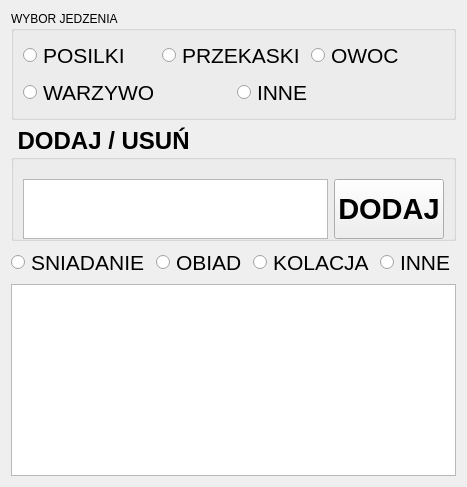
      <widget class="QWidget" name="page_9">
       <layout class="QGridLayout" name="gridLayout_25">
        <item row="1" column="0">
         <widget class="QGroupBox" name="groupBox_17">
          <property name="sizePolicy">
           <sizepolicy hsizetype="Preferred" vsizetype="Minimum">
            <horstretch>0</horstretch>
            <verstretch>0</verstretch>
           </sizepolicy>
          </property>
          <property name="minimumSize">
           <size>
            <width>0</width>
            <height>80</height>
           </size>
          </property>
          <property name="font">
           <font>
            <pointsize>18</pointsize>
            <weight>75</weight>
            <bold>true</bold>
           </font>
          </property>
          <property name="title">
           <string> DODAJ / USUŃ</string>
          </property>
          <layout class="QGridLayout" name="gridLayout_24">
           <item row="0" column="0">
            <layout class="QHBoxLayout" name="horizontalLayout_28">
             <item>
              <widget class="QTextEdit" name="textEdit_4">
               <property name="sizePolicy">
                <sizepolicy hsizetype="Expanding" vsizetype="Maximum">
                 <horstretch>0</horstretch>
                 <verstretch>0</verstretch>
                </sizepolicy>
               </property>
               <property name="minimumSize">
                <size>
                 <width>0</width>
                 <height>60</height>
                </size>
               </property>
               <property name="maximumSize">
                <size>
                 <width>16777215</width>
                 <height>40</height>
                </size>
               </property>
               <property name="font">
                <font>
                 <pointsize>22</pointsize>
                </font>
               </property>
              </widget>
             </item>
             <item>
              <widget class="QPushButton" name="pushButton_29">
               <property name="sizePolicy">
                <sizepolicy hsizetype="Fixed" vsizetype="Maximum">
                 <horstretch>0</horstretch>
                 <verstretch>0</verstretch>
                </sizepolicy>
               </property>
               <property name="minimumSize">
                <size>
                 <width>40</width>
                 <height>60</height>
                </size>
               </property>
               <property name="maximumSize">
                <size>
                 <width>16777215</width>
                 <height>40</height>
                </size>
               </property>
               <property name="font">
                <font>
                 <pointsize>22</pointsize>
                </font>
               </property>
               <property name="text">
                <string>DODAJ</string>
               </property>
               <property name="autoDefault">
                <bool>false</bool>
               </property>
               <property name="default">
                <bool>false</bool>
               </property>
               <property name="flat">
                <bool>false</bool>
               </property>
              </widget>
             </item>
            </layout>
           </item>
          </layout>
         </widget>
        </item>
        <item row="2" column="0">
         <layout class="QHBoxLayout" name="horizontalLayout_32">
          <item>
           <widget class="QRadioButton" name="radioButton_6">
            <property name="font">
             <font>
              <pointsize>16</pointsize>
             </font>
            </property>
            <property name="text">
             <string>SNIADANIE</string>
            </property>
           </widget>
          </item>
          <item>
           <widget class="QRadioButton" name="radioButton_7">
            <property name="font">
             <font>
              <pointsize>16</pointsize>
             </font>
            </property>
            <property name="text">
             <string>OBIAD</string>
            </property>
           </widget>
          </item>
          <item>
           <widget class="QRadioButton" name="radioButton_8">
            <property name="font">
             <font>
              <pointsize>16</pointsize>
             </font>
            </property>
            <property name="text">
             <string>KOLACJA</string>
            </property>
           </widget>
          </item>
          <item>
           <widget class="QRadioButton" name="radioButton_9">
            <property name="font">
             <font>
              <pointsize>16</pointsize>
             </font>
            </property>
            <property name="text">
             <string>INNE</string>
            </property>
           </widget>
          </item>
         </layout>
        </item>
        <item row="3" column="0">
         <widget class="QTableView" name="tableView_3"/>
        </item>
        <item row="0" column="0">
         <widget class="QGroupBox" name="groupBox_15">
          <property name="title">
           <string>WYBOR JEDZENIA</string>
          </property>
          <layout class="QGridLayout" name="gridLayout_28">
           <item row="0" column="0">
            <layout class="QVBoxLayout" name="verticalLayout_2">
             <item>
              <layout class="QHBoxLayout" name="horizontalLayout">
               <item>
                <widget class="QRadioButton" name="radioButton">
                 <property name="font">
                  <font>
                   <pointsize>16</pointsize>
                  </font>
                 </property>
                 <property name="text">
                  <string>POSILKI</string>
                 </property>
                </widget>
               </item>
               <item>
                <widget class="QRadioButton" name="radioButton_2">
                 <property name="font">
                  <font>
                   <pointsize>16</pointsize>
                  </font>
                 </property>
                 <property name="text">
                  <string>PRZEKASKI</string>
                 </property>
                </widget>
               </item>
               <item>
                <widget class="QRadioButton" name="radioButton_3">
                 <property name="font">
                  <font>
                   <pointsize>16</pointsize>
                  </font>
                 </property>
                 <property name="text">
                  <string>OWOC</string>
                 </property>
                </widget>
               </item>
              </layout>
             </item>
             <item>
              <layout class="QHBoxLayout" name="horizontalLayout_25">
               <item>
                <widget class="QRadioButton" name="radioButton_4">
                 <property name="font">
                  <font>
                   <pointsize>16</pointsize>
                  </font>
                 </property>
                 <property name="text">
                  <string>WARZYWO</string>
                 </property>
                </widget>
               </item>
               <item>
                <widget class="QRadioButton" name="radioButton_5">
                 <property name="font">
                  <font>
                   <pointsize>16</pointsize>
                  </font>
                 </property>
                 <property name="text">
                  <string>INNE</string>
                 </property>
                </widget>
               </item>
              </layout>
             </item>
            </layout>
           </item>
          </layout>
         </widget>
        </item>
       </layout>
      </widget>
